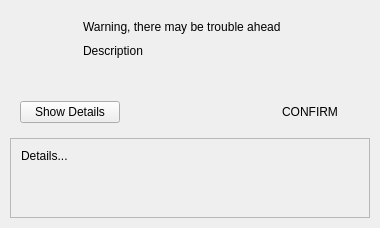
<?xml version="1.0" encoding="UTF-8"?>
<ui version="4.0">
 <class>MessageBoxWarning</class>
 <widget class="QDialog" name="MessageBoxWarning">
  <property name="geometry">
   <rect>
    <x>0</x>
    <y>0</y>
    <width>380</width>
    <height>228</height>
   </rect>
  </property>
  <property name="windowTitle">
   <string>Warning</string>
  </property>
  <layout class="QVBoxLayout" name="verticalLayout">
   <property name="spacing">
    <number>0</number>
   </property>
   <property name="leftMargin">
    <number>0</number>
   </property>
   <property name="topMargin">
    <number>0</number>
   </property>
   <property name="rightMargin">
    <number>0</number>
   </property>
   <property name="bottomMargin">
    <number>0</number>
   </property>
   <item>
    <widget class="QWidget" name="verticalWidget" native="true">
     <property name="minimumSize">
      <size>
       <width>0</width>
       <height>0</height>
      </size>
     </property>
     <layout class="QHBoxLayout" name="horizontalLayout_2">
      <property name="spacing">
       <number>20</number>
      </property>
      <property name="leftMargin">
       <number>20</number>
      </property>
      <property name="topMargin">
       <number>20</number>
      </property>
      <property name="rightMargin">
       <number>20</number>
      </property>
      <property name="bottomMargin">
       <number>20</number>
      </property>
      <item alignment="Qt::AlignLeft|Qt::AlignTop">
       <widget class="QLabel" name="label_2">
        <property name="minimumSize">
         <size>
          <width>43</width>
          <height>43</height>
         </size>
        </property>
        <property name="maximumSize">
         <size>
          <width>43</width>
          <height>43</height>
         </size>
        </property>
        <property name="text">
         <string/>
        </property>
        <property name="pixmap">
         <pixmap resource="armory.qrc">:/resources/notification_warning.png</pixmap>
        </property>
        <property name="scaledContents">
         <bool>false</bool>
        </property>
        <property name="alignment">
         <set>Qt::AlignHCenter|Qt::AlignTop</set>
        </property>
       </widget>
      </item>
      <item>
       <widget class="QWidget" name="verticalWidget1" native="true">
        <property name="sizePolicy">
         <sizepolicy hsizetype="Expanding" vsizetype="Preferred">
          <horstretch>0</horstretch>
          <verstretch>0</verstretch>
         </sizepolicy>
        </property>
        <layout class="QVBoxLayout" name="verticalLayout_2">
         <property name="spacing">
          <number>10</number>
         </property>
         <property name="leftMargin">
          <number>0</number>
         </property>
         <property name="topMargin">
          <number>0</number>
         </property>
         <property name="rightMargin">
          <number>0</number>
         </property>
         <property name="bottomMargin">
          <number>0</number>
         </property>
         <item alignment="Qt::AlignTop">
          <widget class="QLabel" name="labelText">
           <property name="sizePolicy">
            <sizepolicy hsizetype="Preferred" vsizetype="Expanding">
             <horstretch>0</horstretch>
             <verstretch>0</verstretch>
            </sizepolicy>
           </property>
           <property name="maximumSize">
            <size>
             <width>16777215</width>
             <height>16777215</height>
            </size>
           </property>
           <property name="text">
            <string>Warning, there may be trouble ahead</string>
           </property>
           <property name="alignment">
            <set>Qt::AlignLeading|Qt::AlignLeft|Qt::AlignVCenter</set>
           </property>
           <property name="wordWrap">
            <bool>false</bool>
           </property>
           <property name="h1" stdset="0">
            <bool>true</bool>
           </property>
           <property name="statusCautionLabel" stdset="0">
            <bool>true</bool>
           </property>
          </widget>
         </item>
         <item>
          <widget class="QLabel" name="labelDescription">
           <property name="sizePolicy">
            <sizepolicy hsizetype="Preferred" vsizetype="Expanding">
             <horstretch>0</horstretch>
             <verstretch>0</verstretch>
            </sizepolicy>
           </property>
           <property name="text">
            <string>Description</string>
           </property>
           <property name="alignment">
            <set>Qt::AlignLeading|Qt::AlignLeft|Qt::AlignTop</set>
           </property>
           <property name="wordWrap">
            <bool>true</bool>
           </property>
          </widget>
         </item>
        </layout>
       </widget>
      </item>
     </layout>
    </widget>
   </item>
   <item>
    <widget class="QWidget" name="widget" native="true">
     <property name="buttonBar" stdset="0">
      <bool>true</bool>
     </property>
     <layout class="QHBoxLayout" name="horizontalLayout">
      <property name="spacing">
       <number>10</number>
      </property>
      <property name="leftMargin">
       <number>20</number>
      </property>
      <property name="topMargin">
       <number>5</number>
      </property>
      <property name="rightMargin">
       <number>10</number>
      </property>
      <property name="bottomMargin">
       <number>5</number>
      </property>
      <item alignment="Qt::AlignLeft">
       <widget class="QPushButton" name="pushButtonShowDetails">
        <property name="minimumSize">
         <size>
          <width>100</width>
          <height>0</height>
         </size>
        </property>
        <property name="maximumSize">
         <size>
          <width>100</width>
          <height>16777215</height>
         </size>
        </property>
        <property name="text">
         <string>Show Details</string>
        </property>
        <property name="autoDefault">
         <bool>false</bool>
        </property>
        <property name="discreetButtonPrimary" stdset="0">
         <bool>false</bool>
        </property>
        <property name="DiscreetButton" stdset="0">
         <bool>true</bool>
        </property>
       </widget>
      </item>
      <item alignment="Qt::AlignRight">
       <widget class="QPushButton" name="pushButtonConfirm">
        <property name="minimumSize">
         <size>
          <width>120</width>
          <height>0</height>
         </size>
        </property>
        <property name="maximumSize">
         <size>
          <width>16777215</width>
          <height>16777215</height>
         </size>
        </property>
        <property name="text">
         <string>CONFIRM</string>
        </property>
        <property name="default">
         <bool>true</bool>
        </property>
        <property name="flat">
         <bool>true</bool>
        </property>
       </widget>
      </item>
     </layout>
    </widget>
   </item>
   <item>
    <widget class="QWidget" name="verticalWidgetDetails" native="true">
     <property name="minimumSize">
      <size>
       <width>0</width>
       <height>0</height>
      </size>
     </property>
     <layout class="QVBoxLayout" name="verticalLayout_5">
      <property name="spacing">
       <number>5</number>
      </property>
      <property name="leftMargin">
       <number>10</number>
      </property>
      <property name="topMargin">
       <number>10</number>
      </property>
      <property name="rightMargin">
       <number>10</number>
      </property>
      <property name="bottomMargin">
       <number>10</number>
      </property>
      <item>
       <widget class="QScrollArea" name="scrollAreaDetails">
        <property name="sizePolicy">
         <sizepolicy hsizetype="Expanding" vsizetype="Fixed">
          <horstretch>0</horstretch>
          <verstretch>0</verstretch>
         </sizepolicy>
        </property>
        <property name="minimumSize">
         <size>
          <width>0</width>
          <height>80</height>
         </size>
        </property>
        <property name="maximumSize">
         <size>
          <width>16777215</width>
          <height>80</height>
         </size>
        </property>
        <property name="widgetResizable">
         <bool>true</bool>
        </property>
        <widget class="QWidget" name="scrollAreaWidgetContents">
         <property name="geometry">
          <rect>
           <x>0</x>
           <y>0</y>
           <width>358</width>
           <height>78</height>
          </rect>
         </property>
         <property name="minimumSize">
          <size>
           <width>0</width>
           <height>78</height>
          </size>
         </property>
         <property name="maximumSize">
          <size>
           <width>16777215</width>
           <height>16777215</height>
          </size>
         </property>
         <property name="darkOverlay" stdset="0">
          <bool>true</bool>
         </property>
         <property name="well" stdset="0">
          <bool>true</bool>
         </property>
         <layout class="QVBoxLayout" name="verticalLayout_4">
          <property name="spacing">
           <number>5</number>
          </property>
          <property name="leftMargin">
           <number>10</number>
          </property>
          <property name="topMargin">
           <number>10</number>
          </property>
          <property name="rightMargin">
           <number>10</number>
          </property>
          <property name="bottomMargin">
           <number>10</number>
          </property>
          <item>
           <widget class="QLabel" name="labelDetails">
            <property name="sizePolicy">
             <sizepolicy hsizetype="Preferred" vsizetype="Expanding">
              <horstretch>0</horstretch>
              <verstretch>0</verstretch>
             </sizepolicy>
            </property>
            <property name="text">
             <string>Details...</string>
            </property>
            <property name="alignment">
             <set>Qt::AlignLeading|Qt::AlignLeft|Qt::AlignTop</set>
            </property>
            <property name="wordWrap">
             <bool>true</bool>
            </property>
            <property name="whiteLabel" stdset="0">
             <bool>false</bool>
            </property>
           </widget>
          </item>
         </layout>
        </widget>
       </widget>
      </item>
     </layout>
    </widget>
   </item>
  </layout>
 </widget>
 <resources>
  <include location="armory.qrc"/>
 </resources>
 <connections/>
</ui>
